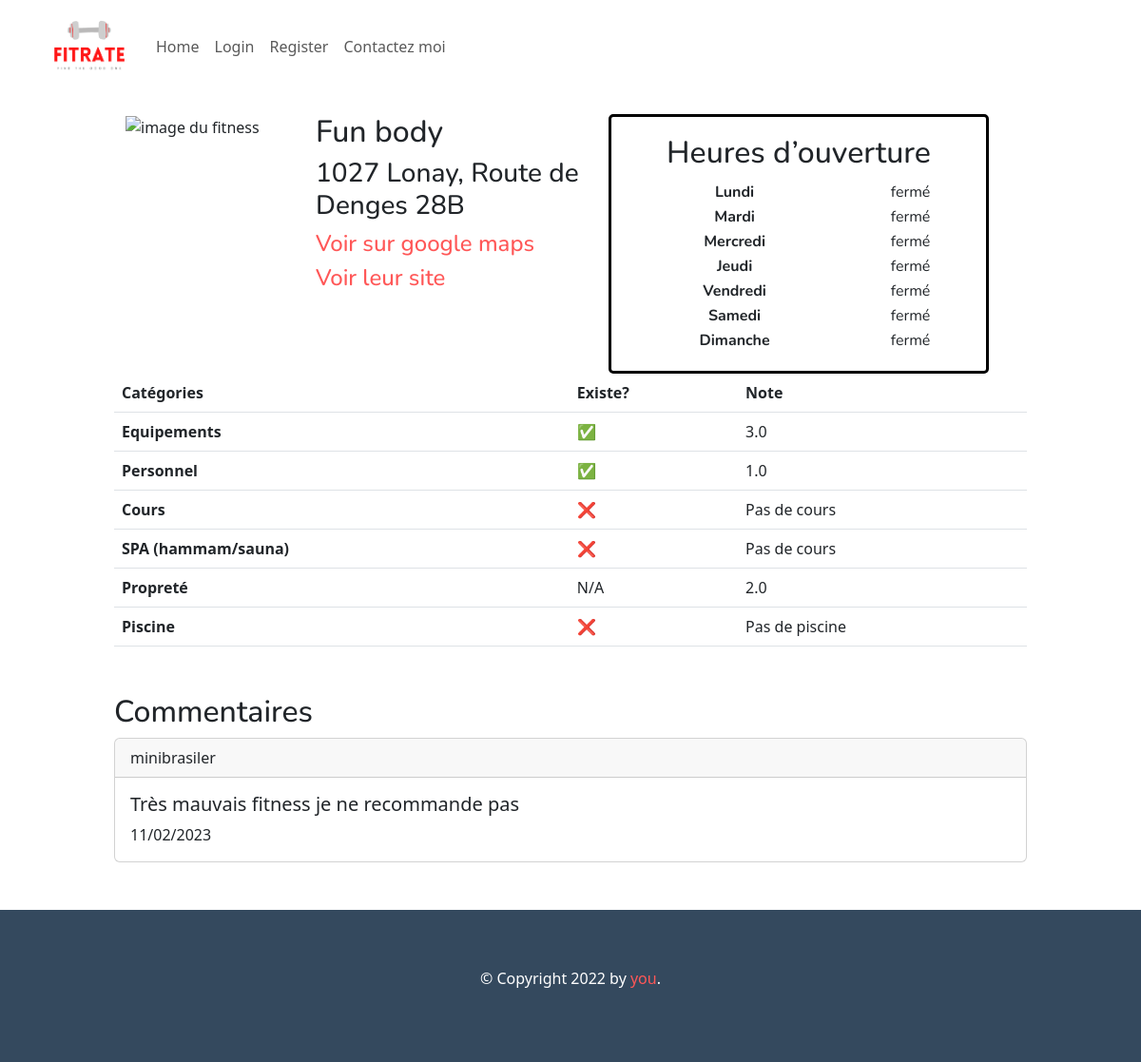
Screenshot of /info?id=1 with the database file from the repository.
### main.py (models this page shows, shortened)
class Fitness(db.Model):
    __tablename__ = 'fitness'
    id = db.Column(db.Integer, primary_key=True)
    name = db.Column(db.String(250), nullable=False)
    adresse = db.Column(db.String(250), nullable=False, unique=True)
    site_url = db.Column(db.String(250), nullable=False, unique=True)
    ville= db.Column(db.String(250), nullable=False)
    code_postal = db.Column(db.Integer)
    url_image = db.Column(db.String(250), nullable=False)
    adresse_url = db.Column(db.String(250), nullable=False)
    note_equipement = db.Column(db.Float(250))
    note_equipement_nombre = db.Column(db.Integer)
    note_personnel = db.Column(db.Float(250))
    note_personnel_nombre = db.Column(db.Integer)
    note_piscine = db.Column(db.Float(250))
    note_piscine_nombre = db.Column(db.Integer)
    note_proprete = db.Column(db.Float(250))
    note_proprete_nombre = db.Column(db.Integer)
    is_cours = db.Column(db.Boolean)
    note_cours = db.Column(db.Float(250))
    note_cours_nombre = db.Column(db.Integer)
    is_spa = db.Column(db.Boolean)
    is_piscine = db.Column(db.Boolean)
    note_spa = db.Column(db.Float(250))
    note_spa_nombre = db.Column(db.Integer)
    prix_mensuel = db.Column(db.Float(250))
    note_general = db.Column(db.Float(250))
    note_general_nombre = db.Column(db.Float(250))
    lundi_ouverture = db.Column(db.String(250), nullable=False)
    mardi_ouverture = db.Column(db.String(250), nullable=False)
    mercredi_ouverture = db.Column(db.String(250), nullable=False)
    jeudi_ouverture = db.Column(db.String(250), nullable=False)
    vendredi_ouverture = db.Column(db.String(250), nullable=False)
    samedi_ouverture = db.Column(db.String(250), nullable=False)
    dimanche_ouverture = db.Column(db.String(250), nullable=False)

class Commentaire(db.Model):
    __tablename__ = 'comments'
    id = db.Column(db.Integer, primary_key=True)
    id_fitness = db.Column(db.Integer, nullable=False)
    id_user = db.Column(db.Integer, nullable= False)
    name_user = db.Column(db.String(250), nullable=False)
    name_fitness= db.Column(db.String(250), nullable=False)
    commentaire = db.Column(db.String(450), nullable=False)
    date = db.Column(db.String(450), nullable=False)

### main.py (the view)
@app.route("/info")
def info():
    id = request.args.get("id")
    fitness = Fitness.query.filter_by(id=id).first()
    commentaires = Commentaire.query.filter_by(id_fitness=fitness.id)
    return render_template("info.html", fitness=fitness, commentaires = commentaires)

### templates/info.html (shortened to what this page needs)
{% extends "base.html" %}
{% block content %}
<div class="header_info row">
<div class="img_container col-md-2">
  <img src={{fitness.url_image}} class="img_fitness_info" alt="image du fitness">
</div>
  <div class="header_info_text col-md-4">
  <h2>{{fitness.name}}</h2>
  <h3>{{fitness.code_postal}} {{fitness.ville}}, {{fitness.adresse}}</h3>
  <h4><a href={{fitness.adresse_url}}> Voir sur google maps</a></h4>
  <h4><a href={{fitness.site_url}}> Voir leur site</a></h4>
  </div>
  <div class="horaires col-md-5">
    <h2 class="horaires_titre">Heures d’ouverture</h2>
    <table class="horaires_table">
      <tr>
        <th>Lundi</th>
        <td class="heures_ouvertures">{{fitness.lundi_ouverture}}</td>
      </tr>
      <tr>
        <th>Mardi</th>
        <td class="heures_ouvertures">{{fitness.mardi_ouverture}}</td>
      </tr>
      <tr>
        <th>Mercredi</th>
        <td class="heures_ouvertures">{{fitness.mercredi_ouverture}}</td>
      </tr>
      <tr>
        <th>Jeudi</th>
        <td class="heures_ouvertures">{{fitness.jeudi_ouverture}}</td>
      </tr>
      <tr>
        <th>Vendredi</th>
        <td class="heures_ouvertures">{{fitness.vendredi_ouverture}}</td>
      </tr>
      <tr>
        <th>Samedi</th>
        <td class="heures_ouvertures">{{fitness.samedi_ouverture}}</td>
      </tr>
      <tr>
        <th>Dimanche</th>
        <td class="heures_ouvertures">{{fitness.dimanche_ouverture}}</td>
      </tr>
    </table>
  </div>
</div>
    <table class="table">
  <thead>
    <tr>
      <th scope="col">Catégories</th>
      <th scope="col">Existe?</th>
      <th scope="col">Note</th>
    </tr>
  </thead>
  <tbody>
    <tr>
      <th scope="row">Equipements</th>
      <td>✅</td>
      <td>{{fitness.note_equipement}}</td>
    </tr>
    <tr>
      <th scope="row">Personnel</th>
      <td>✅</td>
      <td>{{fitness.note_personnel}}</td>
    </tr>
    <tr>
      <th scope="row">Cours</th>
      {% if fitness.is_cours%}
      <td>✅</td>
      {% else %}
      <td>❌</td>
      {% endif%}
      {% if fitness.is_cours%}
      <td>{{fitness.note_cours}}</td>
      {% else %}
      <td>Pas de cours</td>
      {% endif%}
    </tr>
    <tr>
      <th scope="row">SPA (hammam/sauna)</th>
      {% if fitness.is_spa%}
      <td>✅</td>
      {% else %}
      <td>❌</td>
      {% endif%}
      {% if fitness.is_spa%}
      <td>{{fitness.note_spa}}</td>
      {% else %}
      <td>Pas de cours</td>
      {% endif%}
    </tr>
    <tr>
      <th scope="row">Propreté</th>
      <td> N/A</td>
      <td>{{fitness.note_proprete}}</td>
    </tr>
    <tr>
      <th scope="row">Piscine</th>
      {% if fitness.is_piscine%}
      <td>✅</td>
      {% else %}
      <td>❌</td>
      {% endif%}
      {% if fitness.is_piscine%}
      <td>{{fitness.note_piscine}}</td>
      {% else %}
      <td>Pas de piscine</td>
      {% endif%}
    </tr>
  </tbody>
</table>
<div class="commentaires">
<h2 class="titre_commentaires">Commentaires</h2>
{% for commentaire in commentaires %}
<div class="card">
  <div class="card-header">
    {{commentaire.name_user}}
  </div>
  <div class="card-body">
    <h5 class="card-title">{{commentaire.commentaire}}</h5>
    <p class="card-text">{{commentaire.date}}</p>
  </div>
</div>
{% endfor %}
</div>
{% endblock %}

### static/style.css (style rules this page uses)
.img_fitness_info { height: 100%; }
.img_container { width: 200px; height: 180px; overflow: hidden; }
a { text-decoration:none; color:#ff5757; }
.header_info_text { font-family: 'Nunito', sans-serif; }
body { display: flex; flex-direction: column; height: 100%; margin: 0; padding: 0; }
.header_info { padding-top:10%; width: 80%; margin:auto; }
.table { width:80%; margin:auto; }
.commentaires { padding-top: 50px; width:80%; margin:auto; padding-bottom: 50px; }
.titre_commentaires { font-family: 'Nunito', sans-serif; }
.horaires { font-family: 'Nunito', sans-serif; text-align:center; padding-top : 2%; padding-bottom:2%; border: 3px solid black; border-radius: 5px; }
.horaires_table { width:100%; }

### rows the page displays
Fitness: name "Fun body", code_postal "1027", ville "Lonay", adresse "Route de Denges 28B", lundi_ouverture "fermé", mardi_ouverture "fermé", mercredi_ouverture "fermé", jeudi_ouverture "fermé", vendredi_ouverture "fermé", samedi_ouverture "fermé", dimanche_ouverture "fermé", note_equipement "3.0", note_personnel "1.0", note_proprete "2.0"
Commentaire: name_user "minibrasiler", commentaire "Très mauvais fitness je ne recommande pas", date "11/02/2023"
